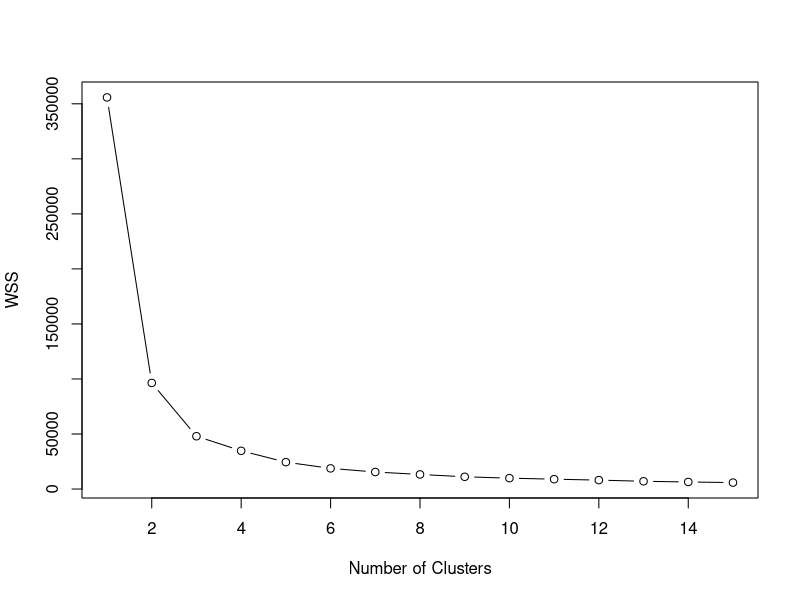

The R script that drew this image:
Data <- USArrests

within_sum_squares <- numeric(15)

for(i in 1:15)  #no.of random intializtions to select best from to start kmeans
  within_sum_squares[i] <- sum(kmeans(Data,i,nstart=30)$withins)

print(within_sum_squares)

plot(1:15, within_sum_squares, type="b", xlab="Number of Clusters", ylab="WSS") 

#the key on choosing the optimal k clusters is choosing the k that at the sweetest
#spot between the k value at which model starts overfitting when it's wss smaller 
#than enough & the max k value at which the model is underfit & a key indicator
#for that is the k that results wss at the elbow point of wss graph which is 3

